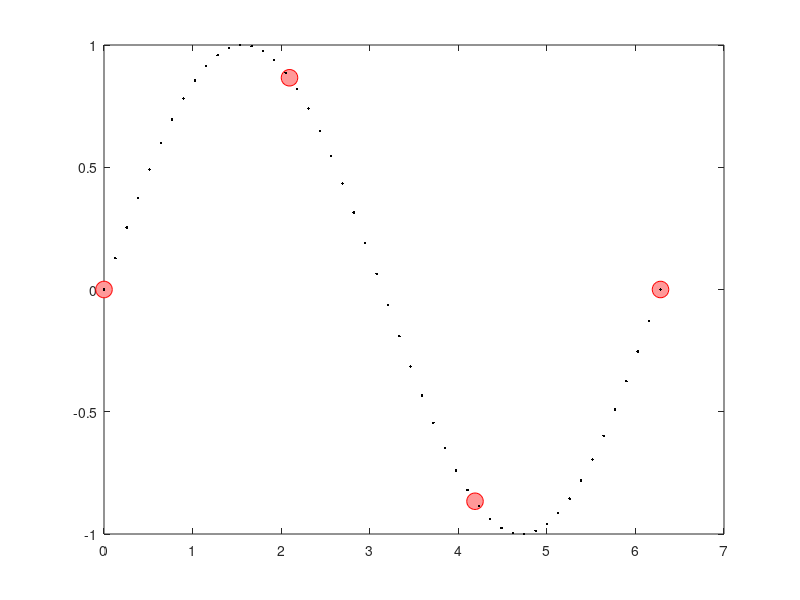

Here is the MATLAB script that generated this plot: (Note: this script raises an error after producing the figure.)
function [] = sin_interpolation( )
    ab = linspace(0, 2*pi, 50)';
    xi = linspace(0, 2*pi, 4)'; %xi = pi*[0, 1, 2]';   %doesn't work?
    plot(xi, sin(xi), 'o', 'MarkerSize', 12, 'MarkerEdgeColor','red', 'MarkerFaceColor',[1 .6 .6]);
    hold on;
    plot(ab, sin(ab), '.k'); %black
    hold on;
    plot(ab, newton_interpolation(xi, sin(xi), ab), 'g' ); %green
    hold on;
    plot(ab, lagrange(xi, sin(xi), ab), 'b' ); %blue
    % why not working well?
    %plot(ab, hermite(xi, sin(xi), cos(xi), ab), 'm') %magenta
    legend( 'interpolation nodes', 'sin', 'newton', 'lagrange');
end
